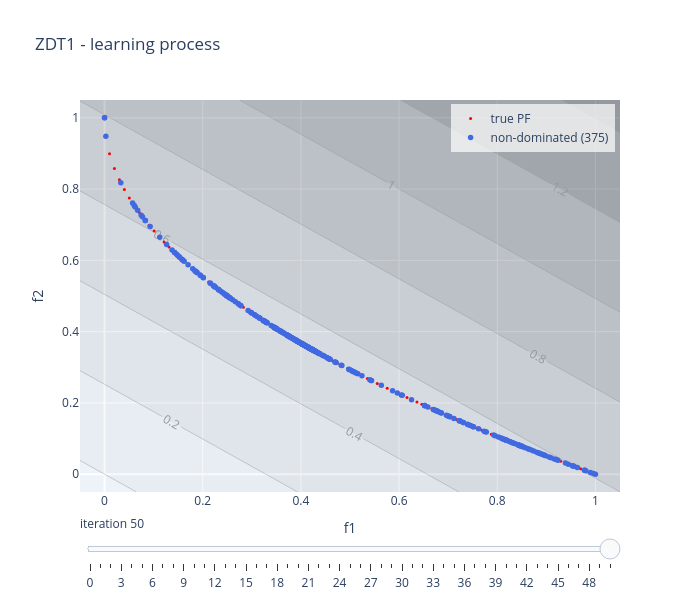

This figure's notebook cell:
### Code cell
linear_model.visualise("learning", plot_scalarisation = True, show = False)

### Figure 1 — Plotly figure (JSON) as saved in the notebook; plotly's stock layout.template omitted (floating-point values rounded to 4 significant figures; data arrays with more than 128 entries replaced by an {"elided": "..."} marker saying what was removed)
{"data": [{"marker": {"color": "red", "size": 3}, "mode": "markers", "name": "true PF", "type": "scatter", "x": [0.0, 0.0101, 0.0202, 0.0303, 0.0404, 0.05051, 0.06061, 0.07071, 0.08081, 0.09091, 0.101, 0.1111, 0.1212, 0.1313, 0.1414, 0.1515, 0.1616, 0.1717, 0.1818, 0.1919, 0.202, 0.2121, 0.2222, 0.2323, 0.2424, 0.2525, 0.2626, 0.2727, 0.2828, 0.2929, 0.303, 0.3131, 0.3232, 0.3333, 0.3434, 0.3535, 0.3636, 0.3737, 0.3838, 0.3939, 0.404, 0.4141, 0.4242, 0.4343, 0.4444, 0.4545, 0.4646, 0.4747, 0.4848, 0.4949, 0.5051, 0.5152, 0.5253, 0.5354, 0.5455, 0.5556, 0.5657, 0.5758, 0.5859, 0.596, 0.6061, 0.6162, 0.6263, 0.6364, 0.6465, 0.6566, 0.6667, 0.6768, 0.6869, 0.697, 0.7071, 0.7172, 0.7273, 0.7374, 0.7475, 0.7576, 0.7677, 0.7778, 0.7879, 0.798, 0.8081, 0.8182, 0.8283, 0.8384, 0.8485, 0.8586, 0.8687, 0.8788, 0.8889, 0.899, 0.9091, 0.9192, 0.9293, 0.9394, 0.9495, 0.9596, 0.9697, 0.9798, 0.9899, 1.0], "y": [1.0, 0.8995, 0.8579, 0.8259, 0.799, 0.7753, 0.7538, 0.7341, 0.7157, 0.6985, 0.6822, 0.6667, 0.6518, 0.6376, 0.6239, 0.6108, 0.598, 0.5856, 0.5736, 0.5619, 0.5505, 0.5394, 0.5286, 0.518, 0.5076, 0.4975, 0.4875, 0.4778, 0.4682, 0.4588, 0.4495, 0.4404, 0.4315, 0.4226, 0.414, 0.4054, 0.397, 0.3887, 0.3805, 0.3724, 0.3644, 0.3565, 0.3487, 0.341, 0.3333, 0.3258, 0.3184, 0.311, 0.3037, 0.2965, 0.2893, 0.2823, 0.2753, 0.2683, 0.2615, 0.2546, 0.2479, 0.2412, 0.2346, 0.228, 0.2215, 0.215, 0.2086, 0.2023, 0.196, 0.1897, 0.1835, 0.1773, 0.1712, 0.1652, 0.1591, 0.1531, 0.1472, 0.1413, 0.1354, 0.1296, 0.1238, 0.1181, 0.1124, 0.1067, 0.1011, 0.09547, 0.0899, 0.08437, 0.07887, 0.0734, 0.06797, 0.06256, 0.05719, 0.05185, 0.04654, 0.04126, 0.036, 0.03078, 0.02558, 0.02041, 0.01527, 0.01015, 0.005063, 0.0]}, {"marker": {"color": "royalblue", "size": 5.5}, "mode": "markers", "name": "non-dominated (375)", "type": "scatter", "x": {"elided": "375 float values"}, "y": {"elided": "375 float values"}}, {"colorscale": [[0, "rgb(255,255,255)"], [0.125, "rgb(240,240,240)"], [0.25, "rgb(217,217,217)"], [0.375, "rgb(189,189,189)"], [0.5, "rgb(150,150,150)"], [0.625, "rgb(115,115,115)"], [0.75, "rgb(82,82,82)"], [0.875, "rgb(37,37,37)"], [1, "rgb(0,0,0)"]], "contours": {"showlabels": true}, "opacity": 0.35, "showlegend": false, "showscale": false, "type": "contour", "x": [-0.05, -0.03136, -0.01271, 0.005932, 0.02458, 0.04322, 0.06186, 0.08051, 0.09915, 0.1178, 0.1364, 0.1551, 0.1737, 0.1924, 0.211, 0.2297, 0.2483, 0.2669, 0.2856, 0.3042, 0.3229, 0.3415, 0.3602, 0.3788, 0.3975, 0.4161, 0.4347, 0.4534, 0.472, 0.4907, 0.5093, 0.528, 0.5466, 0.5653, 0.5839, 0.6025, 0.6212, 0.6398, 0.6585, 0.6771, 0.6958, 0.7144, 0.7331, 0.7517, 0.7703, 0.789, 0.8076, 0.8263, 0.8449, 0.8636, 0.8822, 0.9008, 0.9195, 0.9381, 0.9568, 0.9754, 0.9941, 1.013, 1.031, 1.05], "y": [-0.05, -0.03136, -0.01271, 0.005932, 0.02458, 0.04322, 0.06186, 0.08051, 0.09915, 0.1178, 0.1364, 0.1551, 0.1737, 0.1924, 0.211, 0.2297, 0.2483, 0.2669, 0.2856, 0.3042, 0.3229, 0.3415, 0.3602, 0.3788, 0.3975, 0.4161, 0.4347, 0.4534, 0.472, 0.4907, 0.5093, 0.528, 0.5466, 0.5653, 0.5839, 0.6025, 0.6212, 0.6398, 0.6585, 0.6771, 0.6958, 0.7144, 0.7331, 0.7517, 0.7703, 0.789, 0.8076, 0.8263, 0.8449, 0.8636, 0.8822, 0.9008, 0.9195, 0.9381, 0.9568, 0.9754, 0.9941, 1.013, 1.031, 1.05], "z": {"elided": "60x60 float values"}}], "layout": {"height": 600, "legend": {"bgcolor": "rgba(255,255,255,0.7)", "x": 0.99, "xanchor": "right", "y": 0.99, "yanchor": "top"}, "showlegend": true, "sliders": [{"active": 50, "currentvalue": {"prefix": "iteration "}, "steps": [{"args": [["0"], {"frame": {"redraw": true}, "mode": "immediate"}], "label": "0", "method": "animate"}, {"args": [["1"], {"frame": {"redraw": true}, "mode": "immediate"}], "label": "1", "method": "animate"}, {"args": [["2"], {"frame": {"redraw": true}, "mode": "immediate"}], "label": "2", "method": "animate"}, {"args": [["3"], {"frame": {"redraw": true}, "mode": "immediate"}], "label": "3", "method": "animate"}, {"args": [["4"], {"frame": {"redraw": true}, "mode": "immediate"}], "label": "4", "method": "animate"}, {"args": [["5"], {"frame": {"redraw": true}, "mode": "immediate"}], "label": "5", "method": "animate"}, {"args": [["6"], {"frame": {"redraw": true}, "mode": "immediate"}], "label": "6", "method": "animate"}, {"args": [["7"], {"frame": {"redraw": true}, "mode": "immediate"}], "label": "7", "method": "animate"}, {"args": [["8"], {"frame": {"redraw": true}, "mode": "immediate"}], "label": "8", "method": "animate"}, {"args": [["9"], {"frame": {"redraw": true}, "mode": "immediate"}], "label": "9", "method": "animate"}, {"args": [["10"], {"frame": {"redraw": true}, "mode": "immediate"}], "label": "10", "method": "animate"}, {"args": [["11"], {"frame": {"redraw": true}, "mode": "immediate"}], "label": "11", "method": "animate"}, {"args": [["12"], {"frame": {"redraw": true}, "mode": "immediate"}], "label": "12", "method": "animate"}, {"args": [["13"], {"frame": {"redraw": true}, "mode": "immediate"}], "label": "13", "method": "animate"}, {"args": [["14"], {"frame": {"redraw": true}, "mode": "immediate"}], "label": "14", "method": "animate"}, {"args": [["15"], {"frame": {"redraw": true}, "mode": "immediate"}], "label": "15", "method": "animate"}, {"args": [["16"], {"frame": {"redraw": true}, "mode": "immediate"}], "label": "16", "method": "animate"}, {"args": [["17"], {"frame": {"redraw": true}, "mode": "immediate"}], "label": "17", "method": "animate"}, {"args": [["18"], {"frame": {"redraw": true}, "mode": "immediate"}], "label": "18", "method": "animate"}, {"args": [["19"], {"frame": {"redraw": true}, "mode": "immediate"}], "label": "19", "method": "animate"}, {"args": [["20"], {"frame": {"redraw": true}, "mode": "immediate"}], "label": "20", "method": "animate"}, {"args": [["21"], {"frame": {"redraw": true}, "mode": "immediate"}], "label": "21", "method": "animate"}, {"args": [["22"], {"frame": {"redraw": true}, "mode": "immediate"}], "label": "22", "method": "animate"}, {"args": [["23"], {"frame": {"redraw": true}, "mode": "immediate"}], "label": "23", "method": "animate"}, {"args": [["24"], {"frame": {"redraw": true}, "mode": "immediate"}], "label": "24", "method": "animate"}, {"args": [["25"], {"frame": {"redraw": true}, "mode": "immediate"}], "label": "25", "method": "animate"}, {"args": [["26"], {"frame": {"redraw": true}, "mode": "immediate"}], "label": "26", "method": "animate"}, {"args": [["27"], {"frame": {"redraw": true}, "mode": "immediate"}], "label": "27", "method": "animate"}, {"args": [["28"], {"frame": {"redraw": true}, "mode": "immediate"}], "label": "28", "method": "animate"}, {"args": [["29"], {"frame": {"redraw": true}, "mode": "immediate"}], "label": "29", "method": "animate"}, {"args": [["30"], {"frame": {"redraw": true}, "mode": "immediate"}], "label": "30", "method": "animate"}, {"args": [["31"], {"frame": {"redraw": true}, "mode": "immediate"}], "label": "31", "method": "animate"}, {"args": [["32"], {"frame": {"redraw": true}, "mode": "immediate"}], "label": "32", "method": "animate"}, {"args": [["33"], {"frame": {"redraw": true}, "mode": "immediate"}], "label": "33", "method": "animate"}, {"args": [["34"], {"frame": {"redraw": true}, "mode": "immediate"}], "label": "34", "method": "animate"}, {"args": [["35"], {"frame": {"redraw": true}, "mode": "immediate"}], "label": "35", "method": "animate"}, {"args": [["36"], {"frame": {"redraw": true}, "mode": "immediate"}], "label": "36", "method": "animate"}, {"args": [["37"], {"frame": {"redraw": true}, "mode": "immediate"}], "label": "37", "method": "animate"}, {"args": [["38"], {"frame": {"redraw": true}, "mode": "immediate"}], "label": "38", "method": "animate"}, {"args": [["39"], {"frame": {"redraw": true}, "mode": "immediate"}], "label": "39", "method": "animate"}, {"args": [["40"], {"frame": {"redraw": true}, "mode": "immediate"}], "label": "40", "method": "animate"}, {"args": [["41"], {"frame": {"redraw": true}, "mode": "immediate"}], "label": "41", "method": "animate"}, {"args": [["42"], {"frame": {"redraw": true}, "mode": "immediate"}], "label": "42", "method": "animate"}, {"args": [["43"], {"frame": {"redraw": true}, "mode": "immediate"}], "label": "43", "method": "animate"}, {"args": [["44"], {"frame": {"redraw": true}, "mode": "immediate"}], "label": "44", "method": "animate"}, {"args": [["45"], {"frame": {"redraw": true}, "mode": "immediate"}], "label": "45", "method": "animate"}, {"args": [["46"], {"frame": {"redraw": true}, "mode": "immediate"}], "label": "46", "method": "animate"}, {"args": [["47"], {"frame": {"redraw": true}, "mode": "immediate"}], "label": "47", "method": "animate"}, {"args": [["48"], {"frame": {"redraw": true}, "mode": "immediate"}], "label": "48", "method": "animate"}, {"args": [["49"], {"frame": {"redraw": true}, "mode": "immediate"}], "label": "49", "method": "animate"}, {"args": [["50"], {"frame": {"redraw": true}, "mode": "immediate"}], "label": "50", "method": "animate"}]}], "title": {"text": "ZDT1 - learning process"}, "width": 700, "xaxis": {"range": [-0.05, 1.05], "title": {"text": "f1"}}, "yaxis": {"range": [-0.05, 1.05], "title": {"text": "f2"}}}}
